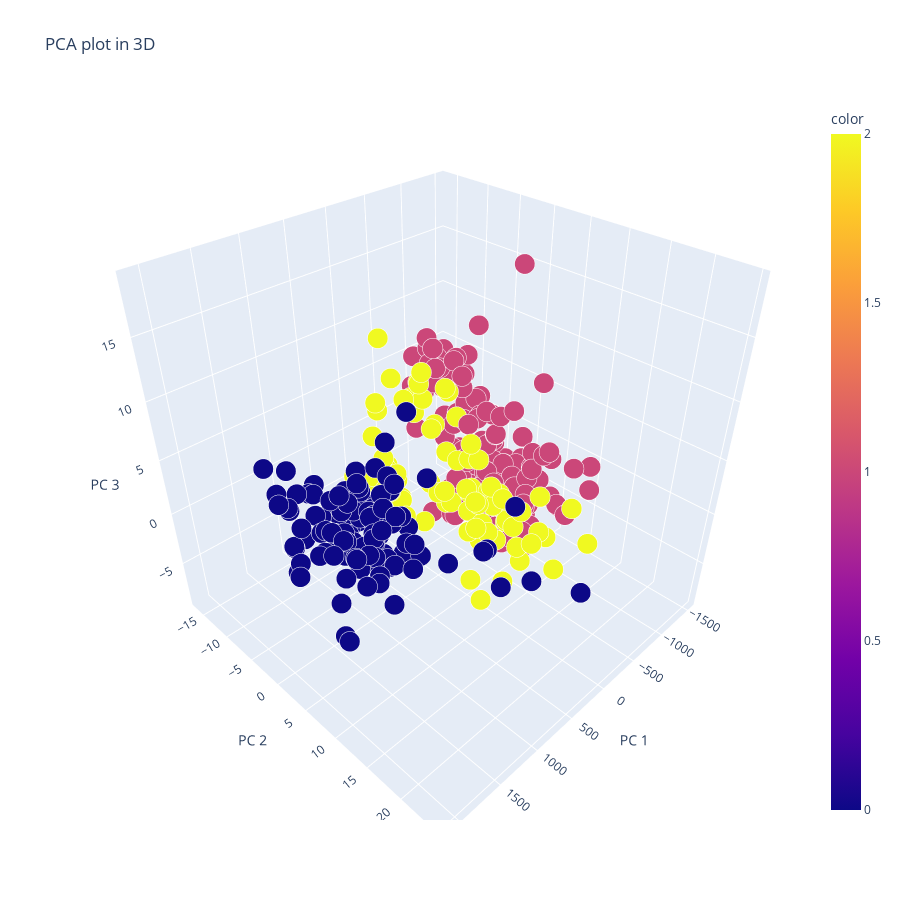

Notebook source saved alongside this figure:
### Code cell
PCAplot3D(X, pred_ward)

### Figure 1 — Plotly figure (JSON) as saved in the notebook; plotly's stock layout.template omitted (floating-point values rounded to 4 significant figures; data arrays with more than 128 entries replaced by an {"elided": "..."} marker saying what was removed)
{"data": [{"hovertemplate": "PC 1=%{x}<br>PC 2=%{y}<br>PC 3=%{z}<br>size=%{marker.size}<br>color=%{marker.color}<extra></extra>", "legendgroup": "", "marker": {"color": {"elided": "333 int values"}, "coloraxis": "coloraxis", "opacity": 1, "size": {"elided": "333 float values"}, "sizemode": "area", "sizeref": 0.00025, "symbol": "circle"}, "mode": "markers", "name": "", "scene": "scene", "showlegend": false, "type": "scatter3d", "x": {"elided": "333 float values"}, "y": {"elided": "333 float values"}, "z": {"elided": "333 float values"}}], "layout": {"coloraxis": {"colorbar": {"title": {"text": "color"}}, "colorscale": [[0, "#0d0887"], [0.1111, "#46039f"], [0.2222, "#7201a8"], [0.3333, "#9c179e"], [0.4444, "#bd3786"], [0.5556, "#d8576b"], [0.6667, "#ed7953"], [0.7778, "#fb9f3a"], [0.8889, "#fdca26"], [1, "#f0f921"]]}, "height": 900, "legend": {"itemsizing": "constant", "tracegroupgap": 0}, "scene": {"aspectmode": "auto", "aspectratio": {"x": 1, "y": 1, "z": 1}, "domain": {"x": [0, 1], "y": [0, 1]}, "xaxis": {"title": {"text": "PC 1"}, "type": "linear"}, "yaxis": {"title": {"text": "PC 2"}, "type": "linear"}, "zaxis": {"title": {"text": "PC 3"}, "type": "linear"}}, "title": {"text": "PCA plot in 3D"}, "width": 900}}
